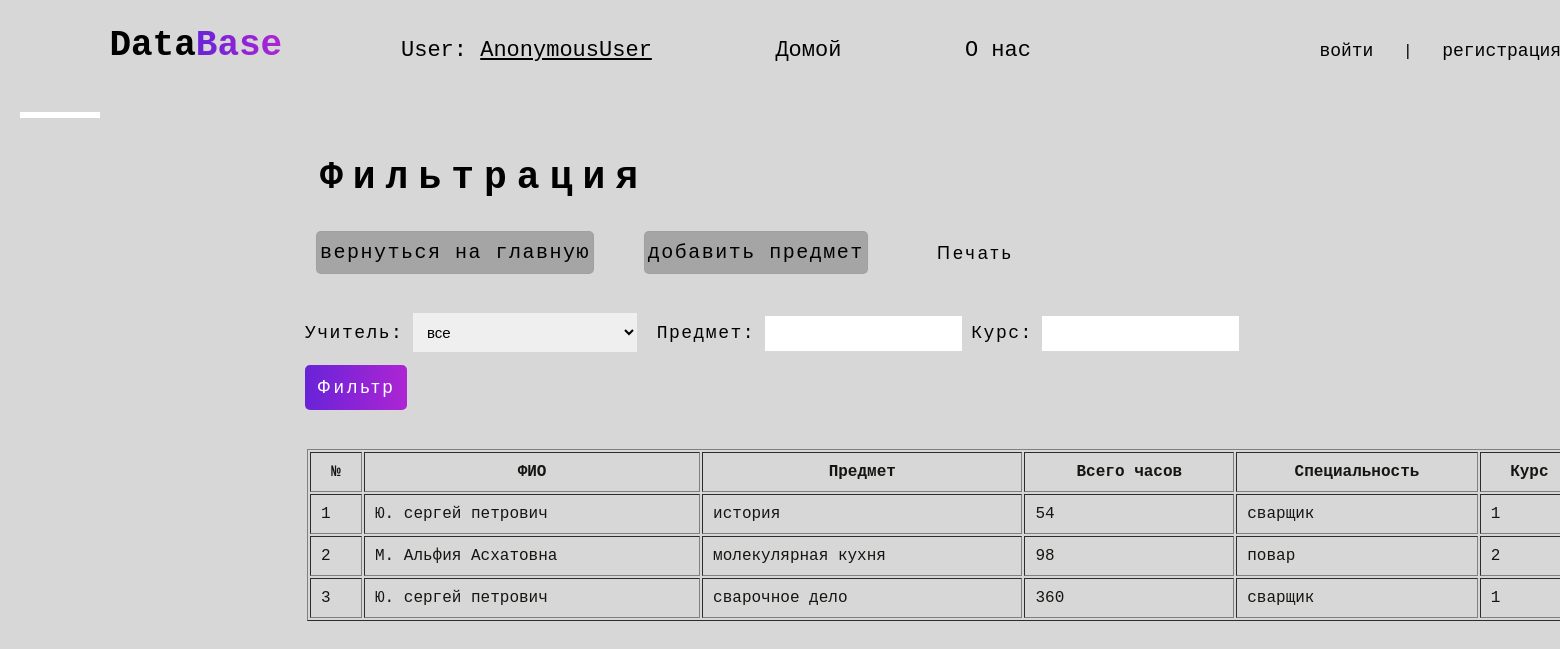
The page /db/subject/filter/ on the database its author committed.
### student_db/models.py (models this page shows, shortened)
class Subject(models.Model):
    name = models.CharField(max_length=50)
    teacher = models.ForeignKey(Teacher, on_delete=models.CASCADE, related_name='teach', null=True)
    all_hour = models.IntegerField(null=False, default='')
    course_time = models.IntegerField(null=False, default='')
    cycle = models.CharField(max_length=255, choices=[('профессионально-техническое', 'профессионально-техническое'),
                                      ('общеобразовательное', 'общеобразовательное')], null=True)
    course = models.CharField(max_length=10, choices=[('1', '1'), ('2', '2')])
    specialization = models.ForeignKey(Speciality, on_delete=models.CASCADE, null=True)

class Teacher(models.Model):
    name = models.CharField(max_length=50)
    middle_name = models.CharField(max_length=50)
    last_name = models.CharField(max_length=50)
    phone = models.CharField(max_length=20)
    subject = models.CharField(max_length=50)
    work = models.CharField(max_length=50, choices=[('мастер', "мастер"), ("учитель", "учитель")], null=True)
    def __str__(self):
        return self.middle_name +' '+ self.name +' '+ self.last_name

class Speciality(models.Model):
    name = models.CharField(max_length=100)
    teacher = models.ForeignKey(Teacher, on_delete=models.CASCADE, null=True)
    course = models.CharField(max_length=50, choices=[("два года", "два года"),
                                                      ("три месяца", "три месяца"),
                                                      ("год (после 9)", "год (после 9)"),
                                                      ("год (после 9 и 11)", "год (после 9 и 11)")],
                              unique=True, null=True)
    education_form = models.CharField(max_length=50, choices=[('контракт', 'контракт'), ('бюджет', 'бюджет')])
    for_edu = models.CharField(max_length=10, choices=[('9', '9'), ('11', '11'), ('9 и 11', '9 и 11')], null=True)
    def __str__(self):
        return self.name

### student_db/views.py (the view, shortened to what this page needs)
# urls.py: path('subject/filter/', views.subject_filter, name='subject_filter'),
def subject_filter(request):
    subjects = Subject.objects.all()
    teachers = Teacher.objects.all()
    specialities = Speciality.objects.all()
    return render(request, 'subject/subject_filter.html', {'subjects': subjects, 'teachers': teachers, 'specialities': specialities})

### student_db/templates/subject/subject_filter.html (shortened to what this page needs)
{% extends 'db.html' %}
{% load static %}
{% block content %}
<link rel="stylesheet" href="{% static 'css/filter.css' %}">
<main class="main">
    <div class="func">
       <h1>Фильтрация</h1>
        <div class="btn">
            <a class="button" href="{% url 'student:subject_list' %}">вернуться на главную</a>
            <a class="button" href="{% url 'student:subject_create' %}">добавить предмет</a>
            <button class="print" id="printButton">Печать</button>
        </div>
        <form class="filter" method="POST">
            <label for="teacher">Учитель:</label>
             <select id="teacher" name="teacher">
                <option value="">все</option>
            </select>
            <label for="name">Предмет:</label>
            <input type="text" id="name" name="name">
            <label for="course">Курс:</label>
            <input type="number" id="course" name="course"><br>
            <button type="submit">Фильтр</button>
        </form>
    </div>
{% if subjects %}
   <table border="1">
       <tr>
           <th>№</th>
           <th>ФИО</th>
           <th>Предмет</th>
           <th>Всего часов</th>
           <th>Специальность</th>
           <th>Курс</th>
       </tr>
       {% for subject in subjects %}
           <tr>
               <td>{{ forloop.counter }}</td>
               <td>{{ subject.teacher }}</td>
               <td>{{ subject.name }}</td>
               <td>{{ subject.all_hour }}</td>
               <td>{{ subject.specialization }}</td>
               <td>{{ subject.course }}</td>
           </tr>
       {% endfor %}
   </table>
{% else %}
   <div class="message"><p>Нет данных, удовлетворяющих заданным критериям!</p></div>
{% endif %}
</main>
{% endblock %}

### static/css/db.css (style rules this page uses)
* { margin: 0; padding: 0; box-sizing: border-box; }
body { background: #000; color: white; font-family: 'Courier New', monospace; }

### static/css/filter.css (style rules this page uses)
* { margin: 0; padding: 0; box-sizing: border-box; }
body { background: #d7d7d7; color: black; font-family: 'Courier New', monospace; }
body { margin: 0; padding: 0; box-sizing: border-box; }
.main { position: relative; width: 1500px; height: 90%; left: 213px; top: 16px; }
.main h1 { position: absolute; font-size: 38px; font-weight: 700; letter-spacing: 10px; padding-left: 15px; }
.func { position: relative; width: 1317px; height: 235px; top: 20px; right: 178px; }
.btn { width: 1300px; height: 148px; }
.btn .button { border: 1px solid #9f9f9fe0; padding: 9px 3px; border-radius: 5px; background: #9f9f9fe0; display: inline-block; position: relative; top: 55px; left: -9px; text-align: center; font-size: 20px; }
.btn a { margin: 20px ; color: black; font-size: 18px; font-weight: 400; letter-spacing: 1.5px; align-items: center; text-decoration: none; }
.func .print { position: absolute; display: block; left: 608px; transition-duration: .5s; top: 77px; }
.func button { background: transparent; border: none; padding: 10px 24px; font-size: 18px; font-weight: 500; letter-spacing: 3px; border-radius: 5px; transition-duration: .5s; }
.func .filter { width: 1376px; height: 107px; position: absolute; display: block; top: 157px; }
.filter label { color: #000; font-size: 18px; font-weight: 400; letter-spacing: 1.5px; }
.func .filter select, .func .filter select option { margin-right: 10px; font-size: 15px; outline: none; border: none; padding: 10px; }
.func .filter input { padding: 10px; border: none; outline: none; }
.func .filter button { font-size: 18px; border: none; padding: 12px; margin: 13px 0 10px 0; border-radius: 5px; background: linear-gradient(90deg, #6923d8, #ad25d3); color: #fff; transition-duration: .5s; }
.main table { margin: 0 auto; width: 85%; position: absolute; top: 313px; left: -176px; }
.main table th, tr, td { padding: 10px; color: #151512; }

### rows shown on the page
Subject: teacher "Ю. сергей петрович", name "история", all_hour "54", specialization "сварщик", course "1"
Subject: teacher "М. Альфия Асхатовна", name "молекулярная кухня", all_hour "98", specialization "повар", course "2"
Subject: teacher "Ю. сергей петрович", name "сварочное дело", all_hour "360", specialization "сварщик", course "1"

### other values the page prints
{{ user }} "AnonymousUser"
